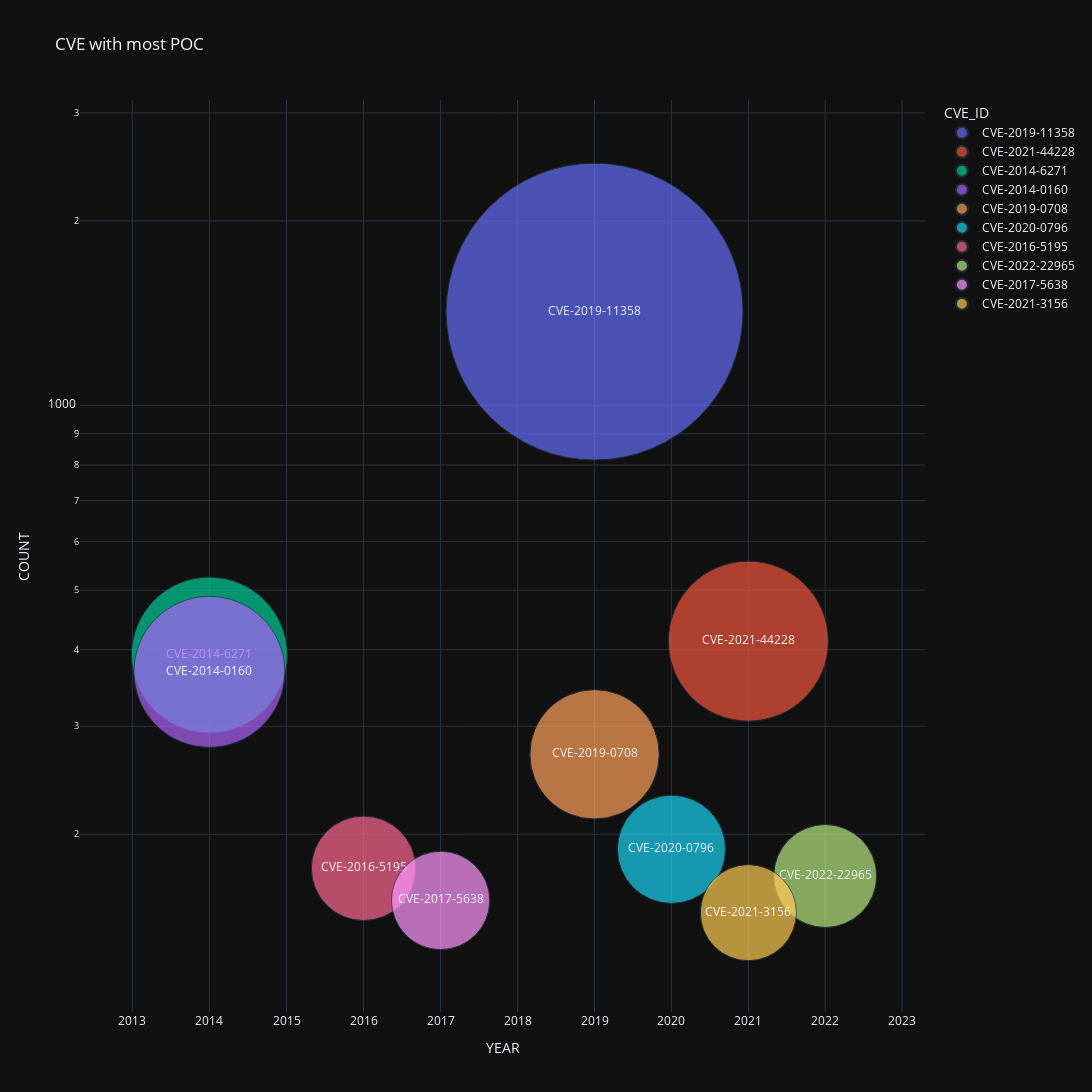

Notebook source saved alongside this figure:
### Code cell
fig = px.scatter(
    df, x="YEAR", y='COUNT', title='CVE with most POC', size='COUNT',color="CVE_ID", hover_name="CVE_ID", text='CVE_ID', log_x=True, log_y=True, size_max=210, width=1100, height=1200)

fig.show()

### Figure 1 — Plotly figure (JSON) as saved in the notebook; plotly's stock layout.template omitted (floating-point values rounded to 4 significant figures)
{"data": [{"hovertemplate": "<b>%{hovertext}</b><br><br>CVE_ID=%{text}<br>YEAR=%{x}<br>COUNT=%{marker.size}<extra></extra>", "hovertext": ["CVE-2019-11358"], "legendgroup": "CVE-2019-11358", "marker": {"color": "#636efa", "size": [1423], "sizemode": "area", "sizeref": 0.03227, "symbol": "circle"}, "mode": "markers+text", "name": "CVE-2019-11358", "orientation": "v", "showlegend": true, "text": ["CVE-2019-11358"], "x": [2019], "xaxis": "x", "y": [1423], "yaxis": "y", "type": "scatter"}, {"hovertemplate": "<b>%{hovertext}</b><br><br>CVE_ID=%{text}<br>YEAR=%{x}<br>COUNT=%{marker.size}<extra></extra>", "hovertext": ["CVE-2021-44228"], "legendgroup": "CVE-2021-44228", "marker": {"color": "#EF553B", "size": [413], "sizemode": "area", "sizeref": 0.03227, "symbol": "circle"}, "mode": "markers+text", "name": "CVE-2021-44228", "orientation": "v", "showlegend": true, "text": ["CVE-2021-44228"], "x": [2021], "xaxis": "x", "y": [413], "yaxis": "y", "type": "scatter"}, {"hovertemplate": "<b>%{hovertext}</b><br><br>CVE_ID=%{text}<br>YEAR=%{x}<br>COUNT=%{marker.size}<extra></extra>", "hovertext": ["CVE-2014-6271"], "legendgroup": "CVE-2014-6271", "marker": {"color": "#00cc96", "size": [392], "sizemode": "area", "sizeref": 0.03227, "symbol": "circle"}, "mode": "markers+text", "name": "CVE-2014-6271", "orientation": "v", "showlegend": true, "text": ["CVE-2014-6271"], "x": [2014], "xaxis": "x", "y": [392], "yaxis": "y", "type": "scatter"}, {"hovertemplate": "<b>%{hovertext}</b><br><br>CVE_ID=%{text}<br>YEAR=%{x}<br>COUNT=%{marker.size}<extra></extra>", "hovertext": ["CVE-2014-0160"], "legendgroup": "CVE-2014-0160", "marker": {"color": "#ab63fa", "size": [368], "sizemode": "area", "sizeref": 0.03227, "symbol": "circle"}, "mode": "markers+text", "name": "CVE-2014-0160", "orientation": "v", "showlegend": true, "text": ["CVE-2014-0160"], "x": [2014], "xaxis": "x", "y": [368], "yaxis": "y", "type": "scatter"}, {"hovertemplate": "<b>%{hovertext}</b><br><br>CVE_ID=%{text}<br>YEAR=%{x}<br>COUNT=%{marker.size}<extra></extra>", "hovertext": ["CVE-2019-0708"], "legendgroup": "CVE-2019-0708", "marker": {"color": "#FFA15A", "size": [270], "sizemode": "area", "sizeref": 0.03227, "symbol": "circle"}, "mode": "markers+text", "name": "CVE-2019-0708", "orientation": "v", "showlegend": true, "text": ["CVE-2019-0708"], "x": [2019], "xaxis": "x", "y": [270], "yaxis": "y", "type": "scatter"}, {"hovertemplate": "<b>%{hovertext}</b><br><br>CVE_ID=%{text}<br>YEAR=%{x}<br>COUNT=%{marker.size}<extra></extra>", "hovertext": ["CVE-2020-0796"], "legendgroup": "CVE-2020-0796", "marker": {"color": "#19d3f3", "size": [189], "sizemode": "area", "sizeref": 0.03227, "symbol": "circle"}, "mode": "markers+text", "name": "CVE-2020-0796", "orientation": "v", "showlegend": true, "text": ["CVE-2020-0796"], "x": [2020], "xaxis": "x", "y": [189], "yaxis": "y", "type": "scatter"}, {"hovertemplate": "<b>%{hovertext}</b><br><br>CVE_ID=%{text}<br>YEAR=%{x}<br>COUNT=%{marker.size}<extra></extra>", "hovertext": ["CVE-2016-5195"], "legendgroup": "CVE-2016-5195", "marker": {"color": "#FF6692", "size": [176], "sizemode": "area", "sizeref": 0.03227, "symbol": "circle"}, "mode": "markers+text", "name": "CVE-2016-5195", "orientation": "v", "showlegend": true, "text": ["CVE-2016-5195"], "x": [2016], "xaxis": "x", "y": [176], "yaxis": "y", "type": "scatter"}, {"hovertemplate": "<b>%{hovertext}</b><br><br>CVE_ID=%{text}<br>YEAR=%{x}<br>COUNT=%{marker.size}<extra></extra>", "hovertext": ["CVE-2022-22965"], "legendgroup": "CVE-2022-22965", "marker": {"color": "#B6E880", "size": [171], "sizemode": "area", "sizeref": 0.03227, "symbol": "circle"}, "mode": "markers+text", "name": "CVE-2022-22965", "orientation": "v", "showlegend": true, "text": ["CVE-2022-22965"], "x": [2022], "xaxis": "x", "y": [171], "yaxis": "y", "type": "scatter"}, {"hovertemplate": "<b>%{hovertext}</b><br><br>CVE_ID=%{text}<br>YEAR=%{x}<br>COUNT=%{marker.size}<extra></extra>", "hovertext": ["CVE-2017-5638"], "legendgroup": "CVE-2017-5638", "marker": {"color": "#FF97FF", "size": [156], "sizemode": "area", "sizeref": 0.03227, "symbol": "circle"}, "mode": "markers+text", "name": "CVE-2017-5638", "orientation": "v", "showlegend": true, "text": ["CVE-2017-5638"], "x": [2017], "xaxis": "x", "y": [156], "yaxis": "y", "type": "scatter"}, {"hovertemplate": "<b>%{hovertext}</b><br><br>CVE_ID=%{text}<br>YEAR=%{x}<br>COUNT=%{marker.size}<extra></extra>", "hovertext": ["CVE-2021-3156"], "legendgroup": "CVE-2021-3156", "marker": {"color": "#FECB52", "size": [149], "sizemode": "area", "sizeref": 0.03227, "symbol": "circle"}, "mode": "markers+text", "name": "CVE-2021-3156", "orientation": "v", "showlegend": true, "text": ["CVE-2021-3156"], "x": [2021], "xaxis": "x", "y": [149], "yaxis": "y", "type": "scatter"}], "layout": {"xaxis": {"anchor": "y", "domain": [0.0, 1.0], "title": {"text": "YEAR"}, "type": "log"}, "yaxis": {"anchor": "x", "domain": [0.0, 1.0], "title": {"text": "COUNT"}, "type": "log"}, "legend": {"title": {"text": "CVE_ID"}, "tracegroupgap": 0, "itemsizing": "constant"}, "title": {"text": "CVE with most POC"}, "height": 1200, "width": 1100}}
